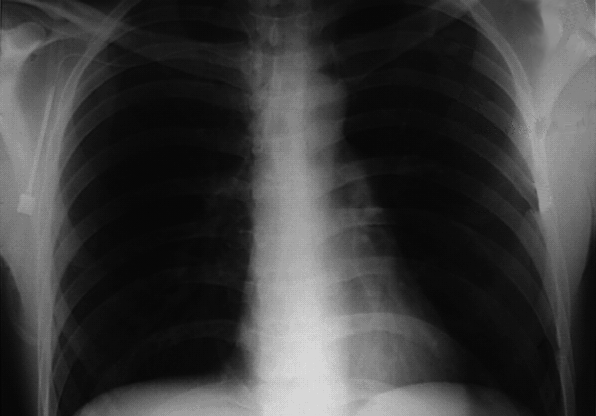
%> input picture chest_Xray.tif, 596 x 416 px
$ octave main.m   (GNU Octave 9; MATLAB toolbox functions it lacks are replaced by stand-ins)
%> lines starting %> are read from the running program, lines starting %| are printed output that depends on the picture
### Qzeropad.m
function img_z=Qzeropad(img,M,N)
% [6 lines of commented-out code are left out]
img_z=padarray(img,abs(size(img,1)-M),'symmetric');
img_z=padarray(img_z',abs(size(img,2)-N),'symmetric')';
end

### lowpassfilter.m
function H = lowpassfilter(type, M, N, D0, n)
[U, V] = meshq(M, N);
D = sqrt(U.^2 + V.^2);
switch type
    case 'ideal'
        H = double(D <=D0);
    case 'btw'
        if nargin == 4
            n = 1;
        end
        H = 1./(1 + (D./D0).^(2*n));
    case 'gaussian'
        H = exp(-(D.^2)./(2*(D0^2)));
end

### meshq.m
function [U, V] = meshq(M, N)

u = 0:(M-1);
v = 0:(N-1);

idx = find(u > M/2);
u(idx) = u(idx) - M;
idy = find(v > N/2);
v(idy) = v(idy) - N;

[V, U] = meshgrid(v, u);

### main.m
close all;
clear all;
clc;
%%
%{
            Kianoush Aqabakee
          student ID: 9512103311
%}
%%
figure
img=imread('chest_Xray.tif');
%> img is the input picture: size 416x596 uint8; min 3, max 227, mean 59.9
try
    img_gray=rgb2gray(img)';
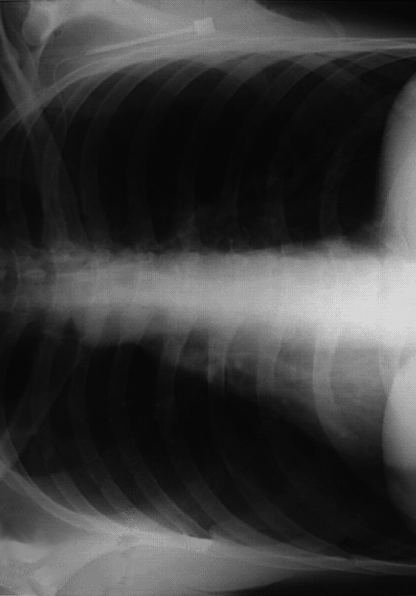
%> img_gray: size 596x416 uint8; min 3, max 227, mean 59.9; mean of the top-left, top-right, bottom-left and bottom-right quarters 52.9, 59.2, 58.6, 68.8
end
%img=awgn(double(img_gray),50,'measured','linear');
img=cast(img,'uint8');
subplot(1,2,1)
imshow(img)
title('noisy image')
window=[11,7];
D0 = 0.05*window(1);
filtertype=questdlg('select type of filter','???','ideal','btw','gaussian','gaussian');
%> the answer given: gaussian
loworhi=questdlg('select type of filter','???','low','hi','ow','ow');
%> the answer given: ow
switch loworhi
    case 'low'
        H = lowpassfilter(filtertype, window(1), window(2), D0);
    case 'hi'
        H = 1-lowpassfilter(filtertype, window(1), window(2), D0);
    case 'ow'
        H = 1-lowpassfilter(filtertype, window(1), window(2), D0);
        prompt = {'Enter value of a','Enter value of b'};
        dlgtitle = 'Parameter Values';
        dims = [1 10];
        definput = {'0.5','50'};
        anss = inputdlg(prompt,dlgtitle,dims,definput);
%> the answer given: 0.5, 50
        a=str2double(anss{1});
        b=str2double(anss{2});
        H=a+b*H;
end
h = ifft2(H);
M=size(h,1)+size(img,1)-1;
%> M = 426
N=size(h,2)+size(img,2)-1;
%> N = 602
img2=Qzeropad(img,M,N);
%> in Qzeropad, `img_z=padarray(img,abs(size(img,1)-M),'symmetric');`:
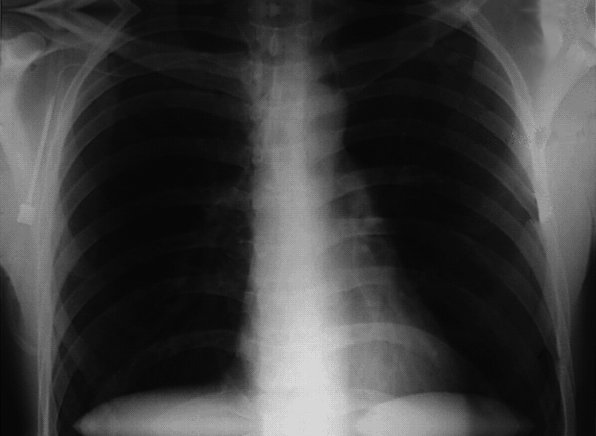
%> img_z: size 436x596 uint8; min 3, max 227, mean 60.6
%> in Qzeropad, `img_z=padarray(img_z',abs(size(img,2)-N),'symmetric')';`:
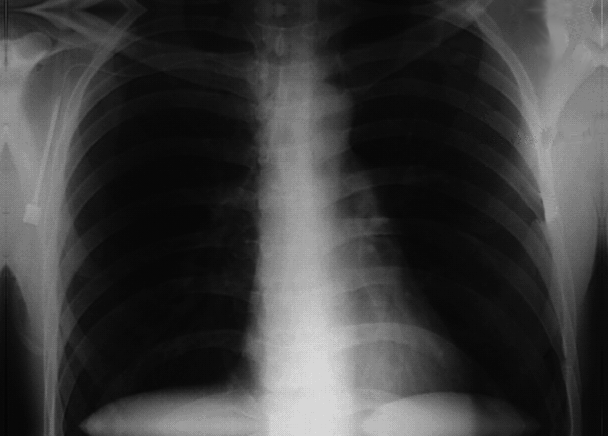
%> img_z: size 436x608 uint8; min 3, max 227, mean 60.9
F=fft2(double(img2),M,N);
H=fft2(h,M,N);
LPFS_img = H.*F;
LPF_img=real(ifft2(LPFS_img));
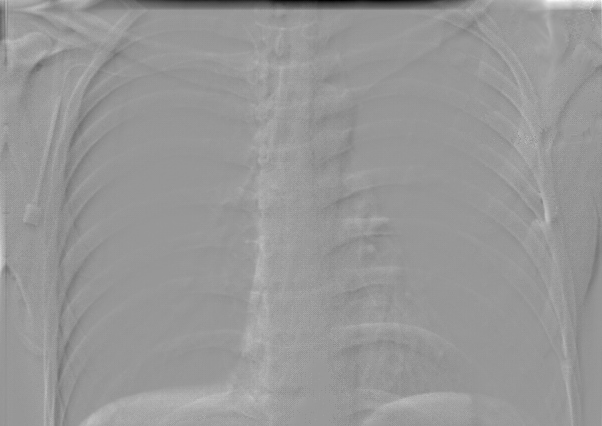
%> LPF_img: size 426x602 double; min -8531.5, max 5837.4, mean 29.8; drawn with min black and max white
LPF_img=cast(LPF_img,'uint8');
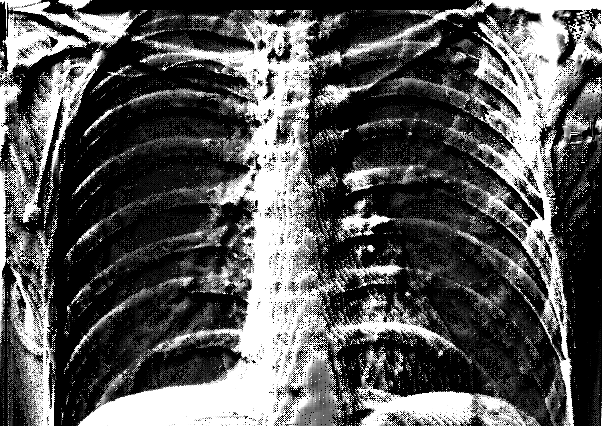
%> LPF_img: size 426x602 uint8; min 0, max 255, mean 87.3
subplot(1,2,2)
imshow(LPF_img, [])
title('Output image')
